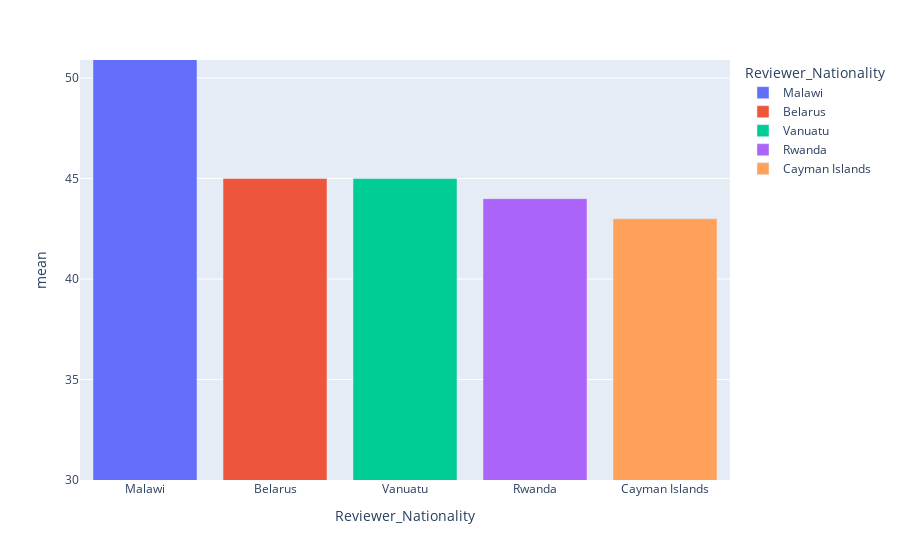

Notebook code for this chart:
### Code cell
fig9

### Figure 1 — Plotly figure (JSON) as saved in the notebook; plotly's stock layout.template omitted (floating-point values rounded to 4 significant figures)
{"data": [{"alignmentgroup": "True", "hovertemplate": "Reviewer_Nationality=%{x}<br>mean=%{y}<extra></extra>", "legendgroup": "Malawi", "marker": {"color": "#636efa", "pattern": {"shape": ""}}, "name": "Malawi", "offsetgroup": "Malawi", "orientation": "v", "showlegend": true, "textposition": "auto", "type": "bar", "x": ["Malawi"], "xaxis": "x", "y": [51], "yaxis": "y"}, {"alignmentgroup": "True", "hovertemplate": "Reviewer_Nationality=%{x}<br>mean=%{y}<extra></extra>", "legendgroup": "Belarus", "marker": {"color": "#EF553B", "pattern": {"shape": ""}}, "name": "Belarus", "offsetgroup": "Belarus", "orientation": "v", "showlegend": true, "textposition": "auto", "type": "bar", "x": ["Belarus"], "xaxis": "x", "y": [45], "yaxis": "y"}, {"alignmentgroup": "True", "hovertemplate": "Reviewer_Nationality=%{x}<br>mean=%{y}<extra></extra>", "legendgroup": "Vanuatu", "marker": {"color": "#00cc96", "pattern": {"shape": ""}}, "name": "Vanuatu", "offsetgroup": "Vanuatu", "orientation": "v", "showlegend": true, "textposition": "auto", "type": "bar", "x": ["Vanuatu"], "xaxis": "x", "y": [45], "yaxis": "y"}, {"alignmentgroup": "True", "hovertemplate": "Reviewer_Nationality=%{x}<br>mean=%{y}<extra></extra>", "legendgroup": "Rwanda", "marker": {"color": "#ab63fa", "pattern": {"shape": ""}}, "name": "Rwanda", "offsetgroup": "Rwanda", "orientation": "v", "showlegend": true, "textposition": "auto", "type": "bar", "x": ["Rwanda"], "xaxis": "x", "y": [44], "yaxis": "y"}, {"alignmentgroup": "True", "hovertemplate": "Reviewer_Nationality=%{x}<br>mean=%{y}<extra></extra>", "legendgroup": "Cayman Islands", "marker": {"color": "#FFA15A", "pattern": {"shape": ""}}, "name": "Cayman Islands", "offsetgroup": "Cayman Islands", "orientation": "v", "showlegend": true, "textposition": "auto", "type": "bar", "x": ["Cayman Islands"], "xaxis": "x", "y": [43], "yaxis": "y"}], "layout": {"barmode": "relative", "legend": {"title": {"text": "Reviewer_Nationality"}, "tracegroupgap": 0}, "margin": {"t": 60}, "xaxis": {"anchor": "y", "categoryarray": ["Malawi", "Belarus", "Vanuatu", "Rwanda", "Cayman Islands"], "categoryorder": "array", "domain": [0, 1], "title": {"text": "Reviewer_Nationality"}}, "yaxis": {"anchor": "x", "domain": [0, 1], "range": [30, 50.9], "title": {"text": "mean"}}}}
